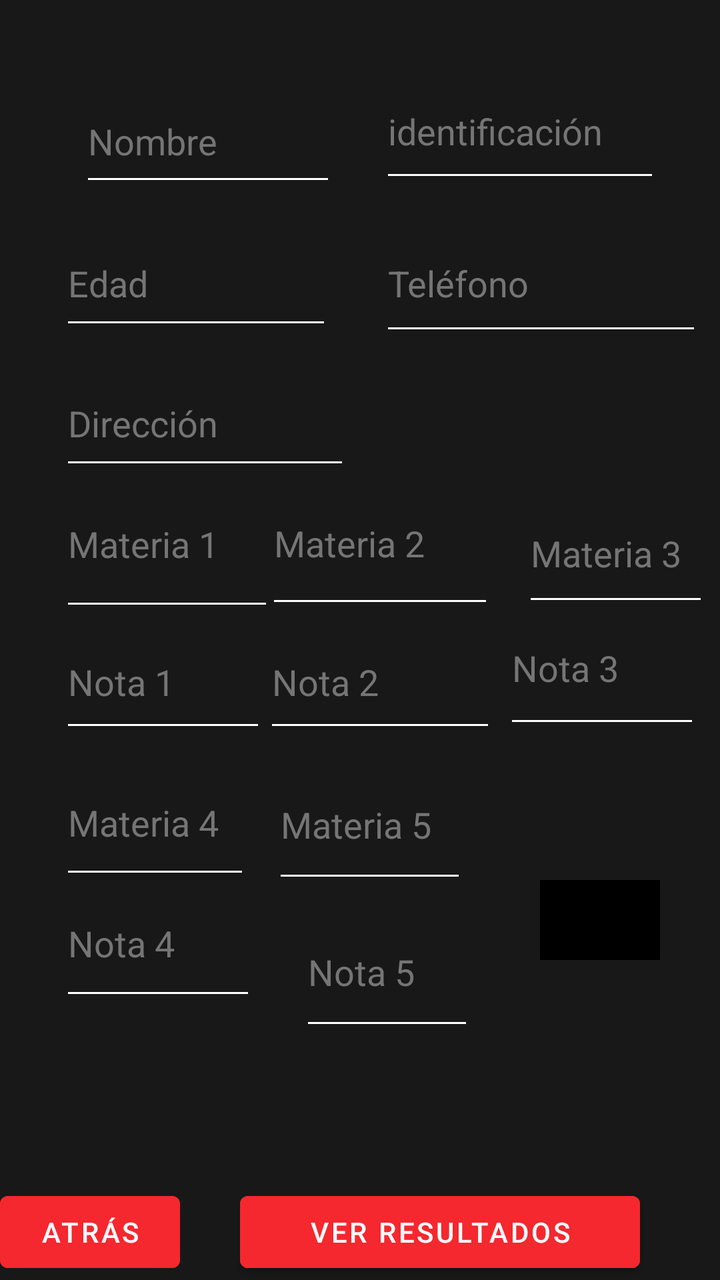
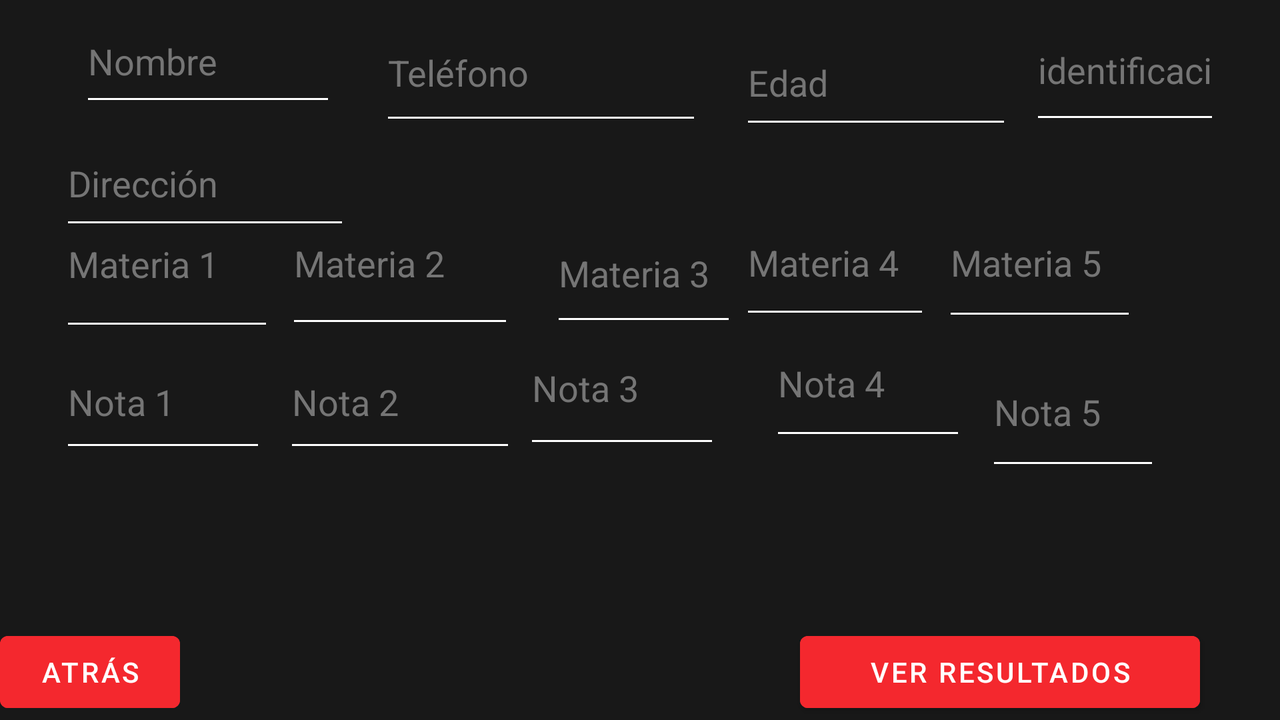

One screen, two layout resources from the same app: the default and the repository's alternative for another configuration. Each is rendered where Android would select it; the XML of both is given below.
<!-- AndroidManifest.xml: application theme Theme.AppKotlin2 -->
<!-- res/layout/activity_registro.xml -->
<?xml version="1.0" encoding="utf-8"?>
<FrameLayout xmlns:android="http://schemas.android.com/apk/res/android"
    xmlns:app="http://schemas.android.com/apk/res-auto"
    xmlns:tools="http://schemas.android.com/tools"
    android:layout_width="match_parent"
    android:layout_height="match_parent"
    tools:context=".Registro"
    android:background="#181818"
    >

    <EditText
        android:id="@+id/txtdireccion"
        android:layout_width="145dp"
        android:textColor="#ffff"
        android:layout_height="59dp"
        android:layout_gravity="center_vertical"
        android:layout_marginLeft="30dp"
        android:layout_marginTop="-110dp"
        android:autofillHints=""
        android:backgroundTint="#fff"
        android:ems="10"
        android:hint="@string/direcci_n"
        android:inputType="textPostalAddress"
        android:textColorHint="#757575"
        tools:ignore="MissingConstraints"
        tools:layout_editor_absoluteX="40dp"
        tools:layout_editor_absoluteY="247dp" />

    <EditText
        android:id="@+id/txnombre"
        android:layout_width="128dp"
        android:layout_height="58dp"
        android:layout_gravity="start"
        android:textColor="#ffff"
        android:layout_marginStart="40dp"
        android:layout_marginLeft="20dp"
        android:layout_marginTop="40dp"
        android:autofillHints=""
        android:backgroundTint="#fff"
        android:ems="10"
        android:hint="@string/nombre"
        android:inputType="textPersonName"
        android:textColorHint="#757575"
        tools:ignore="MissingConstraints"
        tools:layout_editor_absoluteY="87dp" />

    <EditText
        android:id="@+id/textidentificacon"
        android:layout_width="140dp"
        android:layout_height="64dp"
        android:layout_gravity="end"
        android:textColor="#ffff"
        android:layout_marginLeft="77dp"
        android:layout_marginTop="32dp"
        android:layout_marginRight="30dp"
        android:layout_marginBottom="40dp"
        android:autofillHints=""
        android:backgroundTint="#fff"
        android:ems="10"
        android:hint="@string/identificaci_n"
        android:inputType="number"
        android:textColorHint="#757575"
        tools:ignore="MissingConstraints"
        tools:layout_editor_absoluteX="40dp"
        tools:layout_editor_absoluteY="165dp" />

    <EditText
        android:id="@+id/txtedad"
        android:layout_width="136dp"
        android:layout_height="59dp"
        android:layout_gravity="center_vertical"
        android:layout_marginLeft="30dp"
        android:layout_marginRight="10dp"
        android:layout_marginTop="-180dp"
        android:autofillHints=""
        android:backgroundTint="#fff"
        android:textColor="#ffff"
        android:ems="10"
        android:hint="@string/edad"
        android:inputType="number"
        android:textColorHint="#757575"
        tools:ignore="MissingConstraints"
        tools:layout_editor_absoluteX="234dp"
        tools:layout_editor_absoluteY="174dp" />

    <EditText
        android:id="@+id/txttelefono"
        android:layout_width="161dp"
        android:layout_height="65dp"
        android:layout_gravity="center_vertical"
        android:layout_marginLeft="190dp"
        android:layout_marginTop="-180dp"
        android:layout_marginRight="70dp"
        android:textColor="#ffff"
        android:autofillHints=""
        android:backgroundTint="#fff"
        android:ems="10"
        android:hint="@string/tel_fono"

        android:inputType="number"
        android:minHeight="48dp"
        android:textColorHint="#757575"
        tools:ignore="MissingConstraints"
        tools:layout_editor_absoluteX="234dp"
        tools:layout_editor_absoluteY="87dp" />

    <EditText
        android:id="@+id/txtnota1"
        android:layout_width="103dp"
        android:layout_height="63dp"
        android:layout_gravity="center_vertical"
        android:layout_marginLeft="30dp"
        android:layout_marginBottom="-20dp"
        android:autofillHints=""
        android:backgroundTint="#fff"
        android:textColor="#ffff"
        android:ems="10"
        android:hint="@string/nota_1"
        android:inputType="numberDecimal"
        android:textColorHint="#757575"
        tools:ignore="MissingConstraints"
        tools:layout_editor_absoluteX="16dp"
        tools:layout_editor_absoluteY="418dp" />

    <EditText
        android:id="@+id/txtnota5"
        android:layout_width="87dp"
        android:layout_height="71dp"
        android:layout_gravity="bottom"
        android:layout_marginLeft="150dp"
        android:layout_marginBottom="120dp"
        android:autofillHints=""
        android:textColor="#ffff"
        android:backgroundTint="#fff"
        android:ems="10"
        android:hint="@string/nota_5"
        android:inputType="numberDecimal"
        android:textColorHint="#757575"
        tools:ignore="MissingConstraints"
        tools:layout_editor_absoluteX="143dp"
        tools:layout_editor_absoluteY="572dp" />

    <EditText
        android:id="@+id/txtnota2"
        android:layout_width="116dp"
        android:layout_height="63dp"
        android:layout_gravity="center"
        android:layout_marginBottom="-20dp"
        android:autofillHints=""
        android:backgroundTint="#fff"
        android:ems="10"
        android:textColor="#ffff"
        android:hint="@string/nota_2"
        android:inputType="numberDecimal"
        android:textColorHint="#757575"
        android:layout_marginLeft="10dp"
        tools:ignore="MissingConstraints"
        tools:layout_editor_absoluteX="143dp"
        tools:layout_editor_absoluteY="418dp" />

    <EditText
        android:id="@+id/txtmateria1"
        android:layout_width="107dp"
        android:layout_height="80dp"
        android:ems="10"
        android:hint="@string/materia1"
        android:textColor="#ffff"
        android:textColorHint="#757575"
        android:layout_gravity="center_vertical"
        android:layout_marginLeft="30dp"
        android:layout_marginTop="-50dp"
        android:inputType="textPersonName"
        tools:layout_editor_absoluteX="16dp"
        tools:layout_editor_absoluteY="338dp"
        tools:ignore="MissingConstraints"
        android:backgroundTint="#fff"/>


    <EditText
        android:id="@+id/txtnota3"
        android:layout_width="98dp"
        android:layout_height="73dp"
        android:layout_gravity="center|right"
        android:layout_marginRight="10dp"
        android:layout_marginLeft="10dp"
        android:layout_marginBottom="-13dp"
        android:autofillHints=""
        android:textColor="#ffff"
        android:backgroundTint="#fff"
        android:ems="10"
        android:hint="@string/nota_3"
        android:inputType="numberDecimal"
        android:textColorHint="#757575"
        tools:ignore="MissingConstraints"
        tools:layout_editor_absoluteX="276dp"
        tools:layout_editor_absoluteY="413dp" />

    <EditText
        android:id="@+id/txtnota4"
        android:layout_width="98dp"
        android:layout_height="70dp"
        android:layout_gravity="center_vertical"
        android:layout_marginLeft="30dp"
        android:layout_marginTop="150dp"
        android:autofillHints=""
        android:backgroundTint="#fff"
        android:textColor="#ffff"
        android:ems="10"
        android:hint="@string/nota_4"
        android:inputType="numberDecimal"
        android:textColorHint="#757575"
        tools:ignore="MissingConstraints"
        tools:layout_editor_absoluteX="12dp"
        tools:layout_editor_absoluteY="572dp" />

    <Button
        android:id="@+id/buttonresultados"
        android:layout_width="200dp"
        android:layout_height="wrap_content"
        android:backgroundTint="#f4282e"
        android:text="@string/ver_resultados"
        android:layout_marginLeft="50dp"
        android:layout_marginRight="40dp"

        android:layout_gravity="bottom|end"
        tools:ignore="MissingConstraints" />

    <Button
        android:id="@+id/buttonatras1"
        android:layout_width="90dp"
        android:layout_height="wrap_content"
        android:layout_marginEnd="308dp"
        android:backgroundTint="#f4282e"
        android:layout_gravity="bottom"
        android:layout_marginLeft="1000dp"
        android:text="@string/atras"
        tools:ignore="MissingConstraints" />

    <EditText
        android:id="@+id/txtmateria2"
        android:layout_width="114dp"
        android:layout_height="78dp"
        android:ems="10"
        android:textColor="#ffff"
        android:textColorHint="#757575"
        android:inputType="textPersonName"
        android:hint="@string/materia2"
        android:layout_marginLeft="10dp"
        android:layout_gravity="center"
        android:layout_marginBottom="50dp"
        tools:layout_editor_absoluteX="143dp"
        tools:layout_editor_absoluteY="340dp"
        tools:ignore="MissingConstraints"
        android:backgroundTint="#fff"/>

    <EditText
        android:id="@+id/txtmateria3"
        android:layout_width="93dp"
        android:layout_height="66dp"
        android:layout_gravity="center"
        android:layout_marginLeft="188dp"
        android:layout_marginTop="3dp"
        android:layout_marginRight="60dp"
        android:layout_marginBottom="48dp"
        android:backgroundTint="#fff"
        android:ems="10"
        android:hint="@string/materia3"
        android:inputType="textPersonName"
        android:textColorHint="#757575"
        android:textColor="#ffff"
        tools:ignore="MissingConstraints"
        tools:layout_editor_absoluteX="276dp"
        tools:layout_editor_absoluteY="340dp" />

    <EditText
        android:id="@+id/txtmateria4"
        android:layout_width="95dp"
        android:layout_height="69dp"
        android:layout_gravity="center_vertical"
        android:layout_marginLeft="30dp"
        android:layout_marginTop="90dp"
        android:backgroundTint="#fff"
        android:ems="10"
        android:hint="@string/materia4"
        android:inputType="textPersonName"
        android:textColorHint="#757575"
        android:textColor="#ffff"
        tools:ignore="MissingConstraints"
        tools:layout_editor_absoluteX="12dp"
        tools:layout_editor_absoluteY="503dp" />

    <EditText
        android:id="@+id/txtmateria5"
        android:layout_width="97dp"
        android:layout_height="71dp"
        android:layout_gravity="center"
        android:layout_marginLeft="5dp"
        android:layout_marginTop="91dp"
        android:backgroundTint="#fff"
        android:textColor="#ffff"
        android:ems="10"
        android:hint="@string/materia5"
        android:inputType="textPersonName"
        android:textColorHint="#757575" />

    <TextView
        android:id="@+id/textpromedio"
        android:layout_width="60dp"
        android:layout_height="40dp"
        android:background="#000"
        android:layout_gravity="right"
        android:layout_marginTop="440dp"
        android:layout_marginRight="30dp"
        android:text="TextView" />


</FrameLayout>
<!-- resources referenced by this layout -->
<resources>
  <string name="atras">Atrás</string>
  <string name="direcci_n">Dirección</string>
  <string name="edad">Edad</string>
  <string name="identificaci_n">identificación</string>
  <string name="materia1">Materia 1</string>
  <string name="materia2">Materia 2</string>
  <string name="materia3">Materia 3</string>
  <string name="materia4">Materia 4</string>
  <string name="materia5">Materia 5</string>
  <string name="nombre">Nombre</string>
  <string name="nota_1">Nota 1</string>
  <string name="nota_2">Nota 2</string>
  <string name="nota_3">Nota 3</string>
  <string name="nota_4">Nota 4</string>
  <string name="nota_5">Nota 5</string>
  <string name="tel_fono">Teléfono</string>
  <string name="ver_resultados">Ver resultados</string>
  <style name="Theme.AppKotlin2" parent="Theme.MaterialComponents.DayNight.NoActionBar">
          
          <item name="colorPrimary">@color/purple_500</item>
          <item name="colorPrimaryVariant">@color/purple_700</item>
          <item name="colorOnPrimary">@color/white</item>
          
          <item name="colorSecondary">@color/teal_200</item>
          <item name="colorSecondaryVariant">@color/teal_700</item>
          <item name="colorOnSecondary">@color/black</item>
          
          <item name="android:statusBarColor" tools:targetApi="l">?attr/colorPrimaryVariant</item>
          
          <item name="colorControlActivated">@color/Red</item>
      </style>
  <color name="purple_500">#FF6200EE</color>
  <color name="purple_700">#FF3700B3</color>
  <color name="white">#FFFFFFFF</color>
  <color name="teal_200">#FF03DAC5</color>
  <color name="teal_700">#FF018786</color>
  <color name="black">#FF000000</color>
  <color name="Red">#f4282e</color>
</resources>
<!-- res/layout-land/activity_registro.xml (the repository's variant of the layout above) -->
<!-- drawn on the phone turned sideways -->
<?xml version="1.0" encoding="utf-8"?>
<FrameLayout xmlns:android="http://schemas.android.com/apk/res/android"
    xmlns:app="http://schemas.android.com/apk/res-auto"
    xmlns:tools="http://schemas.android.com/tools"
    android:layout_width="match_parent"
    android:layout_height="match_parent"
    tools:context=".Registro"
    android:background="#181818"
    >

    <EditText
        android:id="@+id/txtdireccion"
        android:layout_width="145dp"
        android:textColor="#ffff"
        android:layout_height="59dp"
        android:layout_gravity="center_vertical"
        android:layout_marginLeft="30dp"
        android:layout_marginTop="-90dp"
        android:autofillHints=""
        android:backgroundTint="#fff"
        android:ems="10"
        android:hint="@string/direcci_n"
        android:inputType="textPostalAddress"
        android:textColorHint="#757575"
        tools:ignore="MissingConstraints"
        tools:layout_editor_absoluteX="40dp"
        tools:layout_editor_absoluteY="247dp" />

    <EditText
        android:id="@+id/txnombre"
        android:layout_width="128dp"
        android:layout_height="58dp"
        android:layout_gravity="start"
        android:textColor="#ffff"
        android:layout_marginStart="40dp"
        android:layout_marginLeft="20dp"
        android:autofillHints=""
        android:backgroundTint="#fff"
        android:ems="10"
        android:hint="@string/nombre"
        android:inputType="textPersonName"
        android:textColorHint="#757575"
        tools:ignore="MissingConstraints"
        tools:layout_editor_absoluteY="87dp" />

    <EditText
        android:id="@+id/textidentificacon"
        android:layout_width="95dp"
        android:layout_height="67dp"
        android:layout_gravity="end"
        android:layout_marginRight="30dp"
        android:layout_marginBottom="15dp"
        android:autofillHints=""
        android:backgroundTint="#fff"
        android:ems="10"
        android:hint="@string/identificaci_n"
        android:inputType="number"
        android:textColor="#ffff"
        android:textColorHint="#757575"
        tools:ignore="MissingConstraints"
        tools:layout_editor_absoluteX="40dp"
        tools:layout_editor_absoluteY="165dp" />

    <EditText
        android:id="@+id/txtedad"
        android:layout_width="136dp"
        android:layout_height="59dp"
        android:layout_marginBottom="140dp"
        android:layout_gravity="center_vertical"
        android:layout_marginLeft="370dp"
        android:autofillHints=""
        android:backgroundTint="#fff"
        android:textColor="#ffff"
        android:ems="10"
        android:hint="@string/edad"
        android:inputType="number"
        android:textColorHint="#757575"
        tools:ignore="MissingConstraints"
        tools:layout_editor_absoluteX="234dp"
        tools:layout_editor_absoluteY="174dp" />

    <EditText
        android:id="@+id/txttelefono"
        android:layout_width="161dp"
        android:layout_height="65dp"
        android:layout_gravity="center_vertical"
        android:layout_marginLeft="190dp"
        android:layout_marginBottom="145dp"
        android:layout_marginRight="70dp"
        android:autofillHints=""
        android:backgroundTint="#fff"
        android:ems="10"
        android:hint="@string/tel_fono"
        android:inputType="number"

        android:minHeight="48dp"
        android:textColor="#ffff"
        android:textColorHint="#757575"
        tools:ignore="MissingConstraints"
        tools:layout_editor_absoluteX="234dp"
        tools:layout_editor_absoluteY="87dp" />

    <EditText
        android:id="@+id/txtnota1"
        android:layout_width="103dp"
        android:layout_height="63dp"
        android:layout_gravity="center_vertical"
        android:layout_marginLeft="30dp"
        android:layout_marginBottom="-20dp"
        android:autofillHints=""
        android:backgroundTint="#fff"
        android:textColor="#ffff"
        android:ems="10"
        android:hint="@string/nota_1"
        android:inputType="numberDecimal"
        android:textColorHint="#757575"
        tools:ignore="MissingConstraints"
        tools:layout_editor_absoluteX="16dp"
        tools:layout_editor_absoluteY="418dp" />

    <EditText
        android:id="@+id/txtnota5"
        android:layout_width="87dp"
        android:layout_height="71dp"
        android:layout_gravity="bottom|right"
        android:layout_marginTop="90dp"
        android:layout_marginBottom="120dp"
        android:layout_marginRight="60dp"
        android:autofillHints=""
        android:textColor="#ffff"
        android:backgroundTint="#fff"
        android:ems="10"
        android:hint="@string/nota_5"
        android:inputType="numberDecimal"
        android:textColorHint="#757575"
        tools:ignore="MissingConstraints"
        tools:layout_editor_absoluteX="143dp"
        tools:layout_editor_absoluteY="572dp" />

    <EditText
        android:id="@+id/txtnota2"
        android:layout_width="116dp"
        android:layout_height="63dp"
        android:layout_gravity="center"
        android:layout_marginBottom="-20dp"
        android:autofillHints=""
        android:backgroundTint="#fff"
        android:ems="10"
        android:textColor="#ffff"
        android:hint="@string/nota_2"
        android:inputType="numberDecimal"
        android:textColorHint="#757575"
        android:layout_marginRight="120dp"
        tools:ignore="MissingConstraints"
        tools:layout_editor_absoluteX="143dp"
        tools:layout_editor_absoluteY="418dp" />


    <EditText
        android:id="@+id/txtmateria1"
        android:layout_width="107dp"
        android:layout_height="80dp"
        android:layout_gravity="center_vertical"
        android:layout_marginLeft="30dp"
        android:layout_marginTop="-50dp"
        android:backgroundTint="#fff"
        android:ems="10"
        android:hint="@string/materia1"
        android:inputType="textPersonName"
        android:textColor="#ffff"
        android:textColorHint="#757575"
        tools:ignore="MissingConstraints"
        tools:layout_editor_absoluteX="16dp"
        tools:layout_editor_absoluteY="338dp" />

    <EditText
        android:id="@+id/txtnota3"
        android:layout_width="98dp"
        android:layout_height="73dp"
        android:layout_gravity="center|right"
        android:layout_marginRight="280dp"
        android:layout_marginBottom="-13dp"
        android:autofillHints=""
        android:textColor="#ffff"
        android:backgroundTint="#fff"
        android:ems="10"
        android:hint="@string/nota_3"
        android:inputType="numberDecimal"
        android:textColorHint="#757575"
        tools:ignore="MissingConstraints"
        tools:layout_editor_absoluteX="276dp"
        tools:layout_editor_absoluteY="413dp" />

    <EditText
        android:id="@+id/txtnota4"
        android:layout_width="98dp"
        android:layout_height="70dp"
        android:layout_gravity="center_vertical"
        android:layout_marginLeft="385dp"
        android:layout_marginTop="10dp"
        android:autofillHints=""
        android:backgroundTint="#fff"
        android:textColor="#ffff"
        android:ems="10"
        android:hint="@string/nota_4"
        android:inputType="numberDecimal"
        android:textColorHint="#757575"
        tools:ignore="MissingConstraints"
        tools:layout_editor_absoluteX="12dp"
        tools:layout_editor_absoluteY="572dp" />

    <Button
        android:id="@+id/buttonresultados"
        android:layout_width="200dp"
        android:layout_height="wrap_content"
        android:backgroundTint="#f4282e"
        android:text="@string/ver_resultados"
        android:layout_marginLeft="50dp"
        android:layout_marginRight="40dp"

        android:layout_gravity="bottom|end"
        tools:ignore="MissingConstraints" />

    <Button
        android:id="@+id/buttonatras1"
        android:layout_width="90dp"
        android:layout_height="wrap_content"
        android:layout_marginEnd="308dp"
        android:backgroundTint="#f4282e"
        android:layout_gravity="bottom"
        android:layout_marginLeft="1000dp"
        android:text="@string/atras"
        tools:ignore="MissingConstraints" />

    <EditText
        android:id="@+id/txtmateria2"
        android:layout_width="114dp"
        android:layout_height="78dp"
        android:ems="10"
        android:textColor="#ffff"
        android:textColorHint="#757575"
        android:inputType="textPersonName"
        android:hint="@string/materia2"
        android:layout_marginRight="120dp"
        android:layout_gravity="center"
        android:layout_marginBottom="50dp"
        tools:ignore="MissingConstraints"
        android:backgroundTint="#fff"/>

    <EditText
        android:id="@+id/txtmateria3"
        android:layout_width="93dp"
        android:layout_height="66dp"
        android:layout_gravity="center"
        android:layout_marginLeft="2dp"
        android:layout_marginTop="3dp"
        android:layout_marginBottom="48dp"
        android:backgroundTint="#fff"
        android:ems="10"
        android:hint="@string/materia3"
        android:inputType="textPersonName"
        android:textColorHint="#757575"
        android:textColor="#ffff"
        tools:ignore="MissingConstraints"
        tools:layout_editor_absoluteX="276dp"
        tools:layout_editor_absoluteY="340dp" />

    <EditText
        android:id="@+id/txtmateria4"
        android:layout_width="95dp"
        android:layout_height="69dp"
        android:layout_gravity="center_vertical"
        android:layout_marginLeft="370dp"
        android:layout_marginBottom="50dp"
        android:backgroundTint="#fff"
        android:ems="10"
        android:hint="@string/materia4"
        android:inputType="textPersonName"
        android:textColorHint="#757575"
        android:textColor="#ffff"
        tools:ignore="MissingConstraints"
        tools:layout_editor_absoluteX="12dp"
        tools:layout_editor_absoluteY="503dp" />

    <EditText
        android:id="@+id/txtmateria5"
        android:layout_width="97dp"
        android:layout_height="71dp"
        android:layout_gravity="center"
        android:layout_marginLeft="200dp"
        android:layout_marginBottom="50dp"
        android:backgroundTint="#fff"
        android:textColor="#ffff"
        android:ems="10"
        android:hint="@string/materia5"
        android:inputType="textPersonName"
        android:textColorHint="#757575" />






</FrameLayout>
